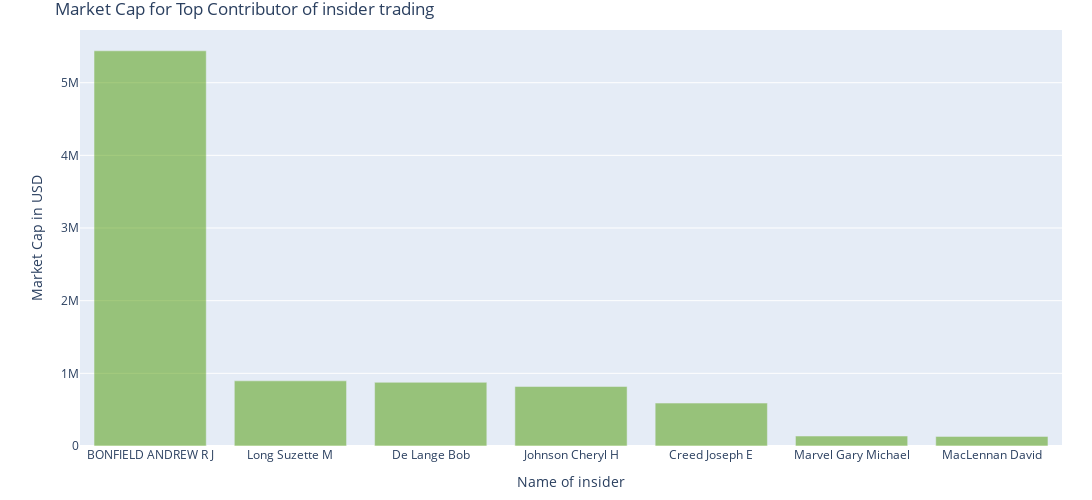

Notebook source saved alongside this figure:
### Markdown cell above
Now I'm going to visualize the insiders who had the most insider activity within the time period we studied.

### Code cell
insider_eda.plotly_market_cap()

### Figure 1 — Plotly figure (JSON) as saved in the notebook; plotly's stock layout.template omitted (floating-point values rounded to 4 significant figures)
{"data": [{"marker": {"color": "#4C9900"}, "opacity": 0.5, "type": "bar", "x": ["BONFIELD ANDREW R J", "Long Suzette M", "De Lange Bob", "Johnson Cheryl H", "Creed Joseph E", "Marvel Gary Michael", "MacLennan David"], "y": [5438882, 896760, 876155, 818554, 590356, 136896, 131892]}], "layout": {"autosize": false, "height": 500, "hovermode": "x unified", "margin": {"b": 50, "l": 80, "r": 30, "t": 30}, "title": {"text": "Market Cap for Top Contributor of insider trading"}, "width": 1400, "xaxis": {"title": {"text": "Name of insider"}}, "yaxis": {"title": {"text": "Market Cap in USD"}}}}
